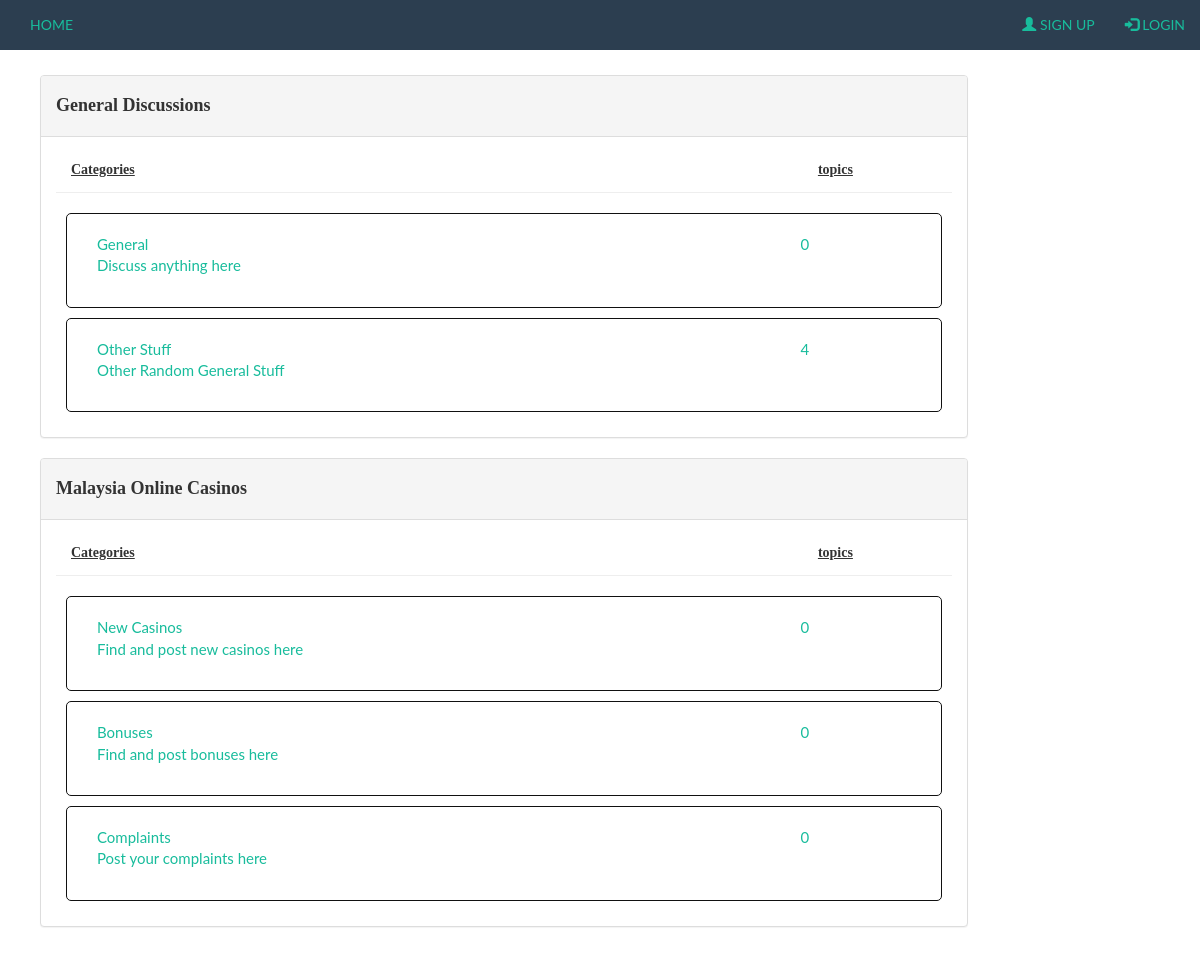
The page / on the database its author committed.
### tables this page shows
CREATE TABLE IF NOT EXISTS `categories` (
  `CategoryId` int(10) UNSIGNED NOT NULL AUTO_INCREMENT,
  `Category` varchar(100) NOT NULL,
  PRIMARY KEY (`CategoryId`),
  UNIQUE KEY `Category` (`Category`)
);

CREATE TABLE IF NOT EXISTS `subcategories` (
  `SubcategoryId` int(10) UNSIGNED NOT NULL AUTO_INCREMENT,
  `CategoryId` int(10) UNSIGNED DEFAULT NULL,
  `SubcategoryName` varchar(255) NOT NULL,
  `SubcategoryDescription` varchar(255) DEFAULT NULL,
  PRIMARY KEY (`SubcategoryId`),
  KEY `CategoryId` (`CategoryId`)
);

### content-function.php (the view, shortened to what this page needs)
<?php
    function dispcategories(){
        include ("connect.php");
        $select = "SELECT * FROM categories";
        $result = $connect->query($select);
        while($row = $result->fetch_assoc()) {
            echo "<div class='row'>";
            echo "<div class='col-sm-12 fix-panel'>";
            echo "<div class='panel panel-default'>";
            echo "<div class='panel-heading'><h4>";
            echo $row['Category'];
            echo "</h4></div>";
            dispsubcategories($row['CategoryId']);
            echo "</div></div></div>";
        }
    }
    function dispsubcategories($parent_id){
        include ("connect.php");
        $select = "SELECT subcategories.CategoryId, subcategories.SubcategoryId,
        subcategories.SubcategoryName, subcategories.SubcategoryDescription
        FROM categories, subcategories WHERE ($parent_id = categories.CategoryId)
        AND ($parent_id = subcategories.CategoryId)";
        $result = $connect->query($select);
        echo "<div class='panel-body fix-panel'>
        <div class='col-10 col-sm-10 text-left' style='text-decoration: underline;'><h5>Categories</h5></div>
        <div class='col-2 col-sm-2 text-left float-right' style='text-decoration: underline;'><h5>topics</h5></div><br><hr>";
        while($row = $result->fetch_assoc()) {
                echo '<div class="span12"><div class="row fix"><div class="board-topics"><a href="/topics.php?cid=';
                echo $row["CategoryId"];
                echo '&scid=';
                echo $row["SubcategoryId"];
                echo '">';
                echo '<div class="col-10 col-sm-10">';
                echo $row['SubcategoryName'];
                echo '<p>';
                echo $row['SubcategoryDescription'];
                echo "</p></div>";
                echo '<div class="col-2 col-sm-2">';
                echo getnumtopics($parent_id, $row['SubcategoryId']);
                echo '</div>';
                echo '</a></div></div></div>';
            }
            echo '</div>';
    }
    function getnumtopics($cat_id, $subcat_id){
        include ("connect.php");
        $select = "SELECT * FROM topics WHERE CategoryId = '$cat_id' AND SubcategoryId = '$subcat_id'";
        $result = mysqli_query($connect, $select);
        $rowcount = mysqli_num_rows($result);
        return $rowcount;
    }
?>

### styles/css/freelancer.css (style rules this page uses)
body { font-family: 'Lato'; }
h1, h2, h3, h4, h5, h6 { font-weight: 700; font-family: 'Montserrat'; }
a { color: #18BC9C; }

### styles/main.css (style rules this page uses)
html { font-family: "Lucida Sans", sans-serif; width: 100% !important; }
.board-topics { border-radius: 5px; }
* { box-sizing: border-box; }
.row::after { content: ""; clear: both; display: table; }
.col-2 { width: 16.66%; }
.col-10 { width: 83.33%; }
[class*="col-"] { float: left; }
.fix { padding:5px; }
.fix-panel { width: 100%; }
.span12 { border: none; background: white; color: #f2f2f2; padding: 10px; font-size: 15px; border-radius: 5px; position: relative; box-sizing: border-box; transition: all 500ms ease; margin:10px; border: 1px solid #111; -moz-box-shadow: 35px 35px 7px #999999; -moz-border-bottom-right-radius: 15px; -moz-border-radius:25px; padding: 15px 25px; height: inherit; }

### rows shown on the page
categories: Category "General Discussions"
subcategories: SubcategoryName "General", SubcategoryDescription "Discuss anything here", SubcategoryId "0"
subcategories: SubcategoryName "Other Stuff", SubcategoryDescription "Other Random General Stuff", SubcategoryId "4"
categories: Category "Malaysia Online Casinos"
subcategories: SubcategoryName "New Casinos", SubcategoryDescription "Find and post new casinos here", SubcategoryId "0"
subcategories: SubcategoryName "Bonuses", SubcategoryDescription "Find and post bonuses here", SubcategoryId "0"
subcategories: SubcategoryName "Complaints", SubcategoryDescription "Post your complaints here", SubcategoryId "0"
